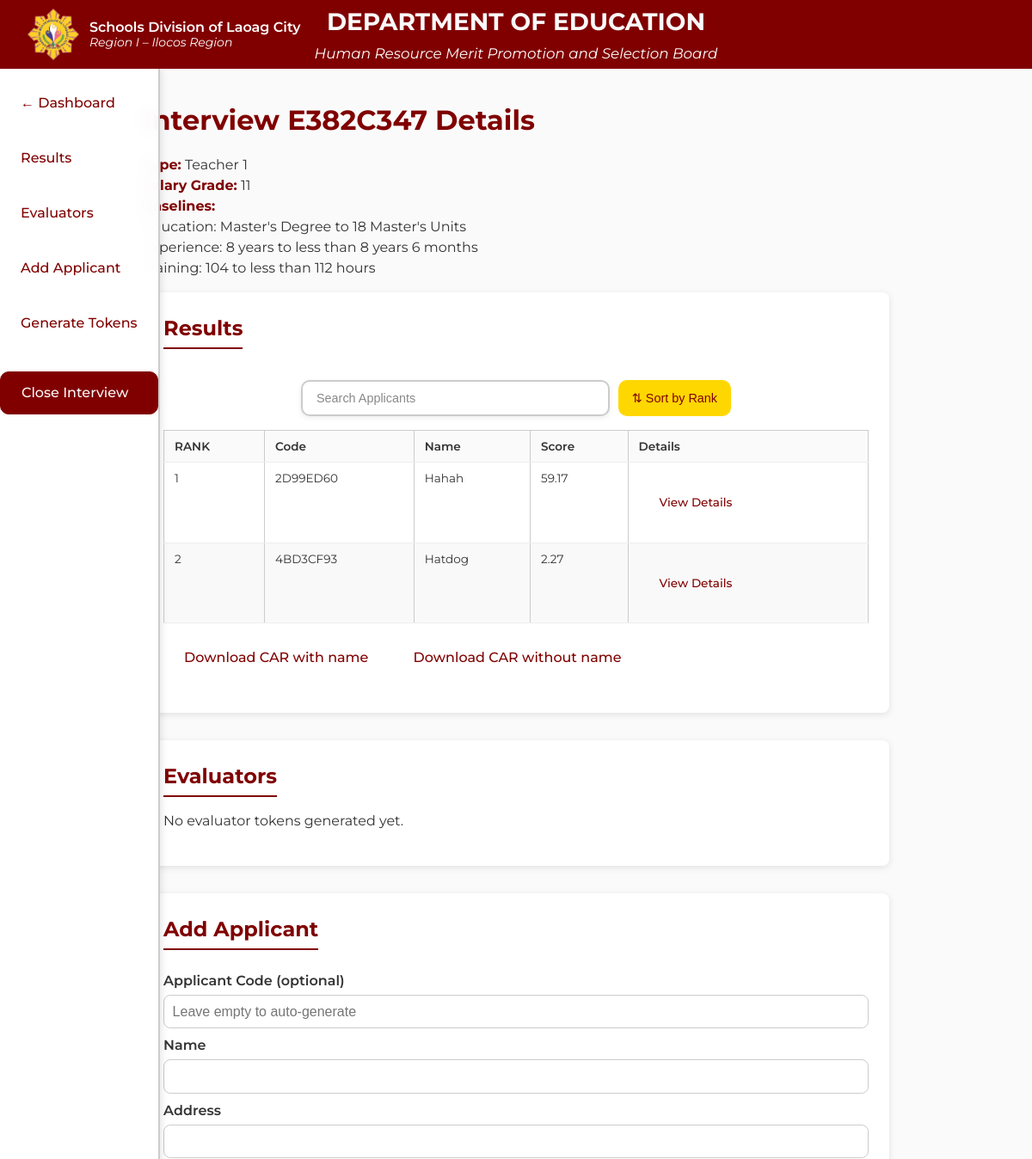
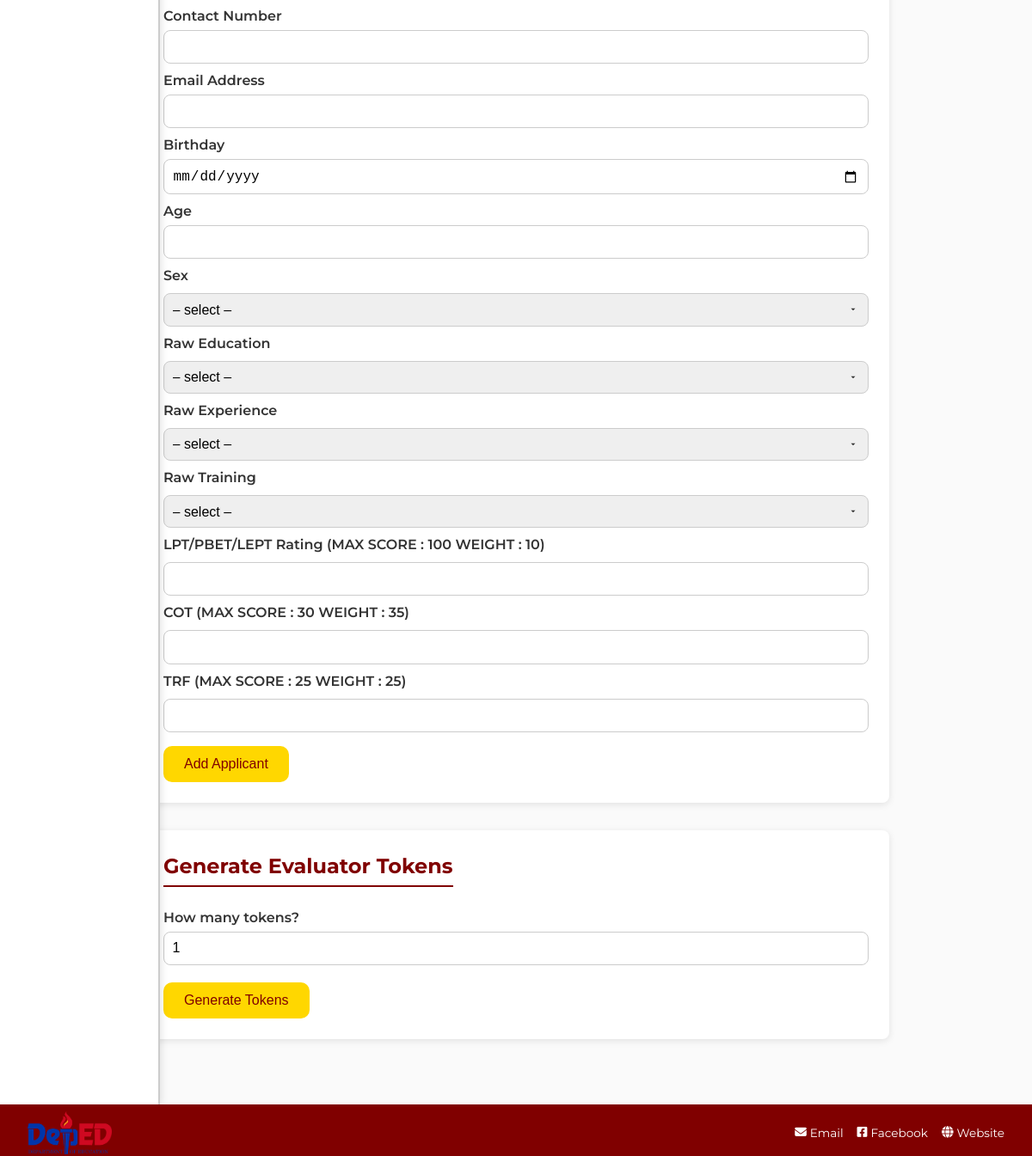
Page /admin/interview/E382C347 (signed in) on the committed database (2 pictures, top to bottom).
### app.py (models this page shows)
class Interview(db.Model):
    __tablename__ = "interviews"
    id              = db.Column(db.UnicodeText, primary_key=True)
    date            = db.Column(db.Date, nullable=False)
    base_edu        = db.Column(db.Integer, nullable=False)
    base_exp        = db.Column(db.Integer, nullable=False)
    base_trn        = db.Column(db.Integer, nullable=False)
    type            = db.Column(
                        db.Enum(
                          "non teaching",
                          "teacher 1",
                          "school administration",
                          "related teaching",
                          "higher teaching",
                          name="interview_type"
                        ),
                        nullable=False,
                        default="non teaching"
                      )
    position_title  = db.Column(db.UnicodeText)
    sg_level        = db.Column(db.UnicodeText)
    weight_struct   = db.Column(db.UnicodeText)
    app_struct   = db.Column(db.UnicodeText)
    eval_struct   = db.Column(db.UnicodeText)
    status          = db.Column(db.String(7))
    evaluator_tokens = db.relationship(
        "EvaluatorToken",
        back_populates="interview",
        cascade="all, delete-orphan",
        passive_deletes=True
    )
    applicants = db.relationship(
        "Applicant",
        back_populates="interview",
        cascade="all, delete-orphan",
        passive_deletes=True
    )
    evaluations = db.relationship(
        "Evaluation",
        back_populates="interview",
        cascade="all, delete-orphan",
        passive_deletes=True
    )

class Applicant(db.Model):
    __tablename__ = "applicants"
    code           = db.Column(db.UnicodeText, primary_key=True)
    interview_id   = db.Column(
                       db.String(8),
                       db.ForeignKey("interviews.id", ondelete="CASCADE"),
                       nullable=False
                     )
    name           = db.Column(db.UnicodeText, nullable=False)
    address        = db.Column(db.UnicodeText, nullable=False)
    contact_number = db.Column(db.UnicodeText, nullable=False)
    email_addr     = db.Column(db.UnicodeText, nullable=False)
    birthday       = db.Column(db.Date, nullable=False)
    age            = db.Column(db.Integer, nullable=False)
    sex            = db.Column(db.String(16), nullable=False)
    raw_edu        = db.Column(db.Integer, nullable=False)
    raw_exp        = db.Column(db.Integer, nullable=False)
    raw_trn        = db.Column(db.Integer, nullable=False)
    extra_data     = db.Column(db.Text, nullable=True)
    interview      = db.relationship(
                       "Interview",
                       back_populates="applicants"
                     )

### app.py (the view)
@app.route("/admin/interview/<iid>")
@admin_required
def admin_interview_detail(iid):
    iv = Interview.query.get_or_404(iid)
    applicants = iv.applicants
    eval_tokens = iv.evaluator_tokens
    th = TableHandler()
    ed_labels = th.parse_table("table", "education")
    ex_labels = th.parse_table("table", "experience")
    tr_labels = th.parse_table("table", "training")
    applicant_structure = json.loads(iv.app_struct)
    applicants_total_score : list[tuple] = []
    for applicant in applicants:
        applicants_total_score.append((applicant.code, applicant.name, calculate_applicant_score(applicant_data=applicant, eval_struct=json.loads(iv.eval_struct))[0]))
    applicants_total_score = sorted(applicants_total_score, key= lambda x : -x[2])
    return render_template("admin_interview_detail.html",
                           interview=iv,
                           applicants=applicants,
                           applicant_structure=applicant_structure,
                           applicants_total_score=applicants_total_score,
                           eval_tokens=eval_tokens,
                           ed_labels=ed_labels,
                           ex_labels=ex_labels,
                           tr_labels=tr_labels)

### app.py (called while the page is built, shortened)
def calculate_applicant_score(applicant_data : Applicant, eval_struct):
    eval_records = Evaluation.query.filter_by(
         interview_id=applicant_data.interview_id,
         applicant_code=applicant_data.code
    ).all()
    applicant_data_score = calculate_baseline_score(applicant_data, applicant_data.interview)
    total_score = applicant_data_score['edu'] +applicant_data_score['exp'] + applicant_data_score['trn']
    app_json = json.loads(applicant_data.extra_data)
    eval_score = 0
    for field in app_json.keys():
        total_score += app_json[field]
    return total_score, eval_score

def admin_required(f):
    @wraps(f)
    def wrapper(*args, **kwargs):
        if not session.get("admin"):
            return redirect(url_for("admin_login"))
        return f(*args, **kwargs)
    return wrapper

### scripts/criteriatable.py (called while the page is built)
    def get_score(self, score: int, baseline: int) -> int:
        return max(score - baseline, 0)

### scripts/incrementstable.py (called while the page is built)
    def get_score(self, un_transmutated_score: int, table: dict[str, dict[str, int]]) -> int:
        if not table:
            raise ValueError("No increments table provided.")
        sorted_keys = sorted(table.keys(), key=lambda x: int(x))
        for bracket in sorted_keys:
            if un_transmutated_score <= table[bracket]["MAX"]:
                return int(bracket)
        return int(sorted_keys[-1])

### scripts/table_handler.py (called while the page is built)
    def parse_table(self, t_type: str = "table", s_type: str = "education") -> dict:
        path = f"{PATHS[t_type]}/{s_type}.json"
        try:
            with open(path, encoding="utf-8") as fp:
                return json.load(fp)
        except FileNotFoundError:
            return {}

### templates/admin_interview_detail.html (shortened to what this page needs)
<!doctype html>
<html lang="en">
<head>
  <link href="https://cdnjs.cloudflare.com/ajax/libs/font-awesome/6.4.0/css/all.min.css" rel="stylesheet">
  <link rel="stylesheet" href="{{ url_for('static', filename='./css/admin_interview_detail.css') }}">
</head>
<body>
  <header class="site-banner" role="banner">
    <div class="banner-top">
      <div class="banner-left-group">
        <img src="{{ url_for('static', filename='images/deped_seal.png') }}" alt="DepEd Logo" class="banner-logo" />
        <div class="banner-left-text">
          <p class="sub-banner-dept">Schools Division of Laoag City</p>
          <p class="sub-banner-region">Region I – Ilocos Region</p>
        </div>
      </div>
      <div class="banner-text">
        <h1>DEPARTMENT OF EDUCATION</h1>
        <p class="banner-subtitle">Human Resource Merit Promotion and Selection Board</p>
      </div>
    </div>
  </header>
  <main class="content-container" role="main">
    <h1>Interview {{ interview.id }} Details</h1>
    <p>
      <strong>Type:</strong> {{ interview.type.capitalize() }}<br>
      <strong>Salary Grade:</strong> {{ interview.sg_level.capitalize() }}<br>
      <strong>Baselines:</strong> <br> Education: {{ ed_labels[interview.base_edu|string] }} <br>
      Experience: {{ ex_labels[interview.base_exp|string] }} <br>
      Training: {{ tr_labels[interview.base_trn|string] }} <br>
    </p>
    <div class="tab-nav">
      <a href="{{ url_for('admin_dashboard') }}" class="btn">← Dashboard</a>
      <a href="#results">Results</a>
      <a href="#evaluators">Evaluators</a>
      {% if interview.status == "open" %}
      <a href="#add-applicant">Add Applicant</a>
      <a href="#add-token">Generate Tokens</a>
      <a href="{{ url_for('close_interview', iid=interview.id) }}" class="btn confirm-close">
        Close Interview
      </a>
      {% endif %}
    </div>
    <section id="results">
      <h2>Results</h2>
      {% if applicants %}
      <div class="sort-controls">
        <input type="text" id="searchBarResults" placeholder="Search Applicants" onkeyup="filterInterviews('Results')">
        <button class="sort-btn" onclick="sortByRank('Results')">⇅ Sort by Rank</button>
      </div>
      <div class="table-container">
        <table class="detail-table" id="qual-tableResults">
          <thead>
            <tr>
              <th>RANK</th>
              <th>Code</th>
              <th>Name</th>
              <th>Score</th>
              <th>Details</th>
            </tr>
          </thead>
          <tbody>
            {% for score in applicants_total_score %}
            <tr>
              <td>{{ loop.index }}</td>
              <td>{{ score[0] }}</td>
              <td>{{ score[1] }}</td>
              <td>{{ score[2] | round(2) }}</td>
              <td>
                <a href="{{ url_for('applicant_detail', code=score[0]) }}"
                   class="btn">View Details</a>
              </td>
            </tr>
            {% endfor %}
          </tbody>
        </table>
      </div>
      <a href="{{ url_for('download_interview_CAR', code=interview.id, f_type='with_name') }}"
         class="btn">Download CAR with name</a>
      <a href="{{ url_for('download_interview_CAR', code=interview.id, f_type='without_name') }}"
         class="btn">Download CAR without name</a>
      {% else %}
      <p>No applicants added yet.</p>
      {% endif %}
    </section>
    <section id="evaluators">
      <h2>Evaluators</h2>
      {% if eval_tokens %}
      <table class="detail-table">
        <thead>
          <tr>
            <th>Token</th>
            <th>Status</th>
            <th>Detail</th>
          </tr>
        </thead>
        <tbody>
          {% for et in eval_tokens %}
          <tr>
            <td>{{ et.token }}</td>
            <td>{{ 'Registered' if et.registered else 'Not Registered' }}</td>
            <td>
              <a href="{{ url_for('evaluator_detail', token=et.token) }}" class="btn">View Details</a>
            </td>
          </tr>
          {% endfor %}
        </tbody>
      </table>
      {% else %}
      <p>No evaluator tokens generated yet.</p>
      {% endif %}
    </section>
    {% if interview.status == "open"%}
    <section id="add-applicant">
      <h2>Add Applicant</h2>
      <form method="post" action="{{ url_for('add_applicant') }}">
        <label>Applicant Code (optional)
          <input name="applicant_code" placeholder="Leave empty to auto-generate">
        </label>
        <label>Name
          <input name="name" required>
        </label>
        <label>Address
          <input name="address" required>
        </label>
        <label>Contact Number
          <input minlength="11" maxlength="11" inputmode="numeric" type="tel" name="contact_number" required
            oninput="this.value = this.value.replace(/[^0-9]/g, '')">
        </label>
        <label>Email Address
          <input type="email" name="email_address" required>
        </label>
        <label>Birthday
          <input type="date" name="birthday" required>
        </label>
        <label>Age
          <input type="number" name="age" min="0" required>
        </label>
        <label>Sex</label>
        <select name="sex" required>
          <option disabled selected>– select –</option>
        </select>
        <label>Raw Education</label>
        <select name="education" required>
          <option disabled selected>– select –</option>
        </select>
        <label>Raw Experience</label>
        <select name="experience" required>
          <option disabled selected>– select –</option>
        </select>
        <label>Raw Training</label>
        <select name="training" required>
          <option disabled selected>– select –</option>
        </select>
        {% for k, v in applicant_structure.items() %}
        <label>{{ v['LABEL'] }} (MAX SCORE : {{ v['MAX_SCORE'] }} WEIGHT : {{ v['WEIGHT'] }})</label>
        <input type="number" name="{{ k }}" step="0.01" min="0" max="{{ v['MAX_SCORE'] }}" required>
        {% endfor %}
        <div class="form-actions">
          <button type="submit" class="btn-submit">Add Applicant</button>
        </div>
      </form>
    </section>
    <section id="add-token">
      <h2>Generate Evaluator Tokens</h2>
      <form method="post" action="{{ url_for('generate_evaluator_tokens') }}">
        <label>How many tokens?
          <input type="number" name="count_tokens" min="1" value="1" required>
        </label>
        <div class="form-actions">
          <button type="submit" class="btn-submit">Generate Tokens</button>
        </div>
      </form>
    </section>
    {% endif %}
  </main>
  <footer class="admin-footer">
    <div class="footer-content">
      <div class="footer-logos">
        <img src="{{ url_for('static', filename='images/deped_logo.png') }}" alt="DepEd Logo" />
      </div>
      <div class="footer-links">
        <a href="mailto:laoag.city@deped.gov.ph" title="Email">
          <i class="fas fa-envelope"></i> Email
        </a>
        <a href="https://www.facebook.com/depedtayolaoagcity" target="_blank" title="Facebook">
          <i class="fab fa-facebook-square"></i> Facebook
        </a>
        <a href="https://www.depedlaoagcity.com" target="_blank" title="Website">
          <i class="fas fa-globe"></i> Website
        </a>
      </div>
    </div>
  </footer>
</body>
</html>

### rows in the picture
Interview: id "E382C347", type "Teacher 1", sg_level "11", base_edu "Master's Degree to 18 Master's Units", base_exp "8 years to less than 8 years 6 months", base_trn "104 to less than 112 hours"
Applicant: code "2D99ED60", name "Hahah", score "59.17"
Applicant: code "4BD3CF93", name "Hatdog", score "2.27"

### other values in the picture
{{ v['LABEL'] }} "LPT/PBET/LEPT Rating" "COT" "TRF"
{{ v['MAX_SCORE'] }} "100" "30" "25"
{{ v['WEIGHT'] }} "10" "35" "25"
